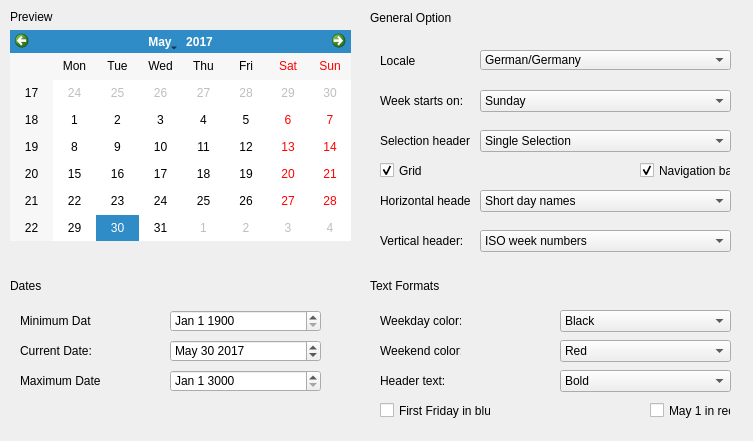
<?xml version="1.0" encoding="UTF-8"?>
<ui version="4.0">
 <class>Calendar</class>
 <widget class="QWidget" name="Calendar">
  <property name="enabled">
   <bool>true</bool>
  </property>
  <property name="geometry">
   <rect>
    <x>0</x>
    <y>0</y>
    <width>753</width>
    <height>441</height>
   </rect>
  </property>
  <property name="cursor">
   <cursorShape>ArrowCursor</cursorShape>
  </property>
  <property name="mouseTracking">
   <bool>false</bool>
  </property>
  <property name="contextMenuPolicy">
   <enum>Qt::DefaultContextMenu</enum>
  </property>
  <property name="windowTitle">
   <string>Calendar Widget</string>
  </property>
  <property name="toolTip">
   <string/>
  </property>
  <property name="accessibleName">
   <string/>
  </property>
  <property name="accessibleDescription">
   <string/>
  </property>
  <property name="layoutDirection">
   <enum>Qt::LeftToRight</enum>
  </property>
  <property name="autoFillBackground">
   <bool>false</bool>
  </property>
  <property name="styleSheet">
   <string notr="true"/>
  </property>
  <property name="windowFilePath">
   <string/>
  </property>
  <widget class="QLabel" name="label">
   <property name="geometry">
    <rect>
     <x>10</x>
     <y>10</y>
     <width>47</width>
     <height>13</height>
    </rect>
   </property>
   <property name="text">
    <string>Preview</string>
   </property>
  </widget>
  <widget class="QCalendarWidget" name="calendarWidget">
   <property name="geometry">
    <rect>
     <x>10</x>
     <y>30</y>
     <width>341</width>
     <height>211</height>
    </rect>
   </property>
   <property name="selectedDate">
    <date>
     <year>2017</year>
     <month>5</month>
     <day>30</day>
    </date>
   </property>
   <property name="gridVisible">
    <bool>false</bool>
   </property>
   <property name="selectionMode">
    <enum>QCalendarWidget::SingleSelection</enum>
   </property>
   <property name="horizontalHeaderFormat">
    <enum>QCalendarWidget::ShortDayNames</enum>
   </property>
   <property name="verticalHeaderFormat">
    <enum>QCalendarWidget::ISOWeekNumbers</enum>
   </property>
  </widget>
  <widget class="QLabel" name="label_2">
   <property name="geometry">
    <rect>
     <x>10</x>
     <y>270</y>
     <width>47</width>
     <height>31</height>
    </rect>
   </property>
   <property name="text">
    <string>Dates</string>
   </property>
  </widget>
  <widget class="QLabel" name="label_3">
   <property name="geometry">
    <rect>
     <x>20</x>
     <y>310</y>
     <width>71</width>
     <height>21</height>
    </rect>
   </property>
   <property name="text">
    <string>Minimum Date:</string>
   </property>
  </widget>
  <widget class="QLabel" name="label_4">
   <property name="geometry">
    <rect>
     <x>20</x>
     <y>340</y>
     <width>71</width>
     <height>21</height>
    </rect>
   </property>
   <property name="text">
    <string>Current Date:</string>
   </property>
  </widget>
  <widget class="QLabel" name="label_5">
   <property name="geometry">
    <rect>
     <x>20</x>
     <y>370</y>
     <width>81</width>
     <height>21</height>
    </rect>
   </property>
   <property name="text">
    <string>Maximum Date:</string>
   </property>
  </widget>
  <widget class="QDateEdit" name="dateEdit">
   <property name="geometry">
    <rect>
     <x>170</x>
     <y>310</y>
     <width>151</width>
     <height>22</height>
    </rect>
   </property>
   <property name="dateTime">
    <datetime>
     <hour>0</hour>
     <minute>0</minute>
     <second>0</second>
     <year>1900</year>
     <month>1</month>
     <day>1</day>
    </datetime>
   </property>
   <property name="currentSection">
    <enum>QDateTimeEdit::MonthSection</enum>
   </property>
   <property name="displayFormat">
    <string>MMM d yyyy</string>
   </property>
   <property name="calendarPopup">
    <bool>false</bool>
   </property>
   <property name="currentSectionIndex">
    <number>0</number>
   </property>
   <property name="timeSpec">
    <enum>Qt::LocalTime</enum>
   </property>
   <property name="date">
    <date>
     <year>1900</year>
     <month>1</month>
     <day>1</day>
    </date>
   </property>
  </widget>
  <widget class="QDateEdit" name="dateEdit_2">
   <property name="geometry">
    <rect>
     <x>170</x>
     <y>340</y>
     <width>151</width>
     <height>22</height>
    </rect>
   </property>
   <property name="displayFormat">
    <string>MMM d yyyy</string>
   </property>
   <property name="date">
    <date>
     <year>2017</year>
     <month>5</month>
     <day>30</day>
    </date>
   </property>
  </widget>
  <widget class="QDateEdit" name="dateEdit_3">
   <property name="geometry">
    <rect>
     <x>170</x>
     <y>370</y>
     <width>151</width>
     <height>22</height>
    </rect>
   </property>
   <property name="displayFormat">
    <string>MMM d yyyy</string>
   </property>
   <property name="date">
    <date>
     <year>3000</year>
     <month>1</month>
     <day>1</day>
    </date>
   </property>
  </widget>
  <widget class="QLabel" name="label_6">
   <property name="geometry">
    <rect>
     <x>370</x>
     <y>10</y>
     <width>81</width>
     <height>16</height>
    </rect>
   </property>
   <property name="text">
    <string>General Options</string>
   </property>
  </widget>
  <widget class="QLabel" name="label_7">
   <property name="geometry">
    <rect>
     <x>380</x>
     <y>50</y>
     <width>47</width>
     <height>21</height>
    </rect>
   </property>
   <property name="text">
    <string>Locale</string>
   </property>
  </widget>
  <widget class="QComboBox" name="comboBox">
   <property name="geometry">
    <rect>
     <x>480</x>
     <y>50</y>
     <width>251</width>
     <height>20</height>
    </rect>
   </property>
   <property name="currentIndex">
    <number>0</number>
   </property>
   <property name="sizeAdjustPolicy">
    <enum>QComboBox::AdjustToMinimumContentsLength</enum>
   </property>
   <property name="duplicatesEnabled">
    <bool>false</bool>
   </property>
   <property name="modelColumn">
    <number>0</number>
   </property>
   <item>
    <property name="text">
     <string>German/Germany</string>
    </property>
   </item>
  </widget>
  <widget class="QComboBox" name="comboBox_2">
   <property name="geometry">
    <rect>
     <x>480</x>
     <y>90</y>
     <width>251</width>
     <height>22</height>
    </rect>
   </property>
   <item>
    <property name="text">
     <string>Sunday</string>
    </property>
   </item>
   <item>
    <property name="text">
     <string>Monday</string>
    </property>
   </item>
   <item>
    <property name="text">
     <string>Tuesday</string>
    </property>
   </item>
   <item>
    <property name="text">
     <string>Wednesday</string>
    </property>
   </item>
   <item>
    <property name="text">
     <string>Thursday</string>
    </property>
   </item>
   <item>
    <property name="text">
     <string>Friday</string>
    </property>
   </item>
   <item>
    <property name="text">
     <string>Saturday</string>
    </property>
   </item>
  </widget>
  <widget class="QComboBox" name="comboBox_3">
   <property name="geometry">
    <rect>
     <x>480</x>
     <y>130</y>
     <width>251</width>
     <height>22</height>
    </rect>
   </property>
   <item>
    <property name="text">
     <string>Single Selection</string>
    </property>
   </item>
  </widget>
  <widget class="QCheckBox" name="checkBox">
   <property name="geometry">
    <rect>
     <x>380</x>
     <y>160</y>
     <width>70</width>
     <height>21</height>
    </rect>
   </property>
   <property name="text">
    <string>Grid</string>
   </property>
   <property name="checked">
    <bool>true</bool>
   </property>
  </widget>
  <widget class="QCheckBox" name="checkBox_2">
   <property name="geometry">
    <rect>
     <x>640</x>
     <y>160</y>
     <width>91</width>
     <height>21</height>
    </rect>
   </property>
   <property name="autoFillBackground">
    <bool>false</bool>
   </property>
   <property name="text">
    <string>Navigation bar</string>
   </property>
   <property name="checked">
    <bool>true</bool>
   </property>
  </widget>
  <widget class="QComboBox" name="comboBox_4">
   <property name="geometry">
    <rect>
     <x>480</x>
     <y>190</y>
     <width>251</width>
     <height>22</height>
    </rect>
   </property>
   <item>
    <property name="text">
     <string>Short day names</string>
    </property>
   </item>
  </widget>
  <widget class="QComboBox" name="comboBox_5">
   <property name="geometry">
    <rect>
     <x>480</x>
     <y>230</y>
     <width>251</width>
     <height>22</height>
    </rect>
   </property>
   <item>
    <property name="text">
     <string>ISO week numbers</string>
    </property>
   </item>
  </widget>
  <widget class="QLabel" name="label_8">
   <property name="geometry">
    <rect>
     <x>380</x>
     <y>190</y>
     <width>91</width>
     <height>21</height>
    </rect>
   </property>
   <property name="text">
    <string>Horizontal header:</string>
   </property>
  </widget>
  <widget class="QLabel" name="label_9">
   <property name="geometry">
    <rect>
     <x>380</x>
     <y>130</y>
     <width>91</width>
     <height>21</height>
    </rect>
   </property>
   <property name="text">
    <string>Selection header:</string>
   </property>
  </widget>
  <widget class="QLabel" name="label_10">
   <property name="geometry">
    <rect>
     <x>380</x>
     <y>90</y>
     <width>91</width>
     <height>21</height>
    </rect>
   </property>
   <property name="text">
    <string>Week starts on:</string>
   </property>
  </widget>
  <widget class="QLabel" name="label_11">
   <property name="geometry">
    <rect>
     <x>380</x>
     <y>230</y>
     <width>91</width>
     <height>21</height>
    </rect>
   </property>
   <property name="text">
    <string>Vertical header:</string>
   </property>
  </widget>
  <widget class="QLabel" name="label_12">
   <property name="geometry">
    <rect>
     <x>370</x>
     <y>270</y>
     <width>71</width>
     <height>31</height>
    </rect>
   </property>
   <property name="text">
    <string>Text Formats</string>
   </property>
  </widget>
  <widget class="QComboBox" name="comboBox_6">
   <property name="geometry">
    <rect>
     <x>560</x>
     <y>310</y>
     <width>171</width>
     <height>22</height>
    </rect>
   </property>
   <item>
    <property name="text">
     <string>Black</string>
    </property>
   </item>
  </widget>
  <widget class="QComboBox" name="comboBox_7">
   <property name="geometry">
    <rect>
     <x>560</x>
     <y>340</y>
     <width>171</width>
     <height>22</height>
    </rect>
   </property>
   <item>
    <property name="text">
     <string>Red</string>
    </property>
   </item>
  </widget>
  <widget class="QComboBox" name="comboBox_8">
   <property name="geometry">
    <rect>
     <x>560</x>
     <y>370</y>
     <width>171</width>
     <height>22</height>
    </rect>
   </property>
   <item>
    <property name="text">
     <string>Bold</string>
    </property>
   </item>
  </widget>
  <widget class="QLabel" name="label_13">
   <property name="geometry">
    <rect>
     <x>380</x>
     <y>310</y>
     <width>81</width>
     <height>21</height>
    </rect>
   </property>
   <property name="text">
    <string>Weekday color:</string>
   </property>
  </widget>
  <widget class="QLabel" name="label_14">
   <property name="geometry">
    <rect>
     <x>380</x>
     <y>340</y>
     <width>81</width>
     <height>21</height>
    </rect>
   </property>
   <property name="text">
    <string>Weekend color:</string>
   </property>
  </widget>
  <widget class="QLabel" name="label_15">
   <property name="geometry">
    <rect>
     <x>380</x>
     <y>370</y>
     <width>81</width>
     <height>21</height>
    </rect>
   </property>
   <property name="text">
    <string>Header text:</string>
   </property>
  </widget>
  <widget class="QCheckBox" name="checkBox_3">
   <property name="geometry">
    <rect>
     <x>380</x>
     <y>400</y>
     <width>111</width>
     <height>21</height>
    </rect>
   </property>
   <property name="text">
    <string>First Friday in blue</string>
   </property>
  </widget>
  <widget class="QCheckBox" name="checkBox_4">
   <property name="geometry">
    <rect>
     <x>650</x>
     <y>400</y>
     <width>81</width>
     <height>21</height>
    </rect>
   </property>
   <property name="text">
    <string>May 1 in red</string>
   </property>
  </widget>
 </widget>
 <resources/>
 <connections/>
</ui>
